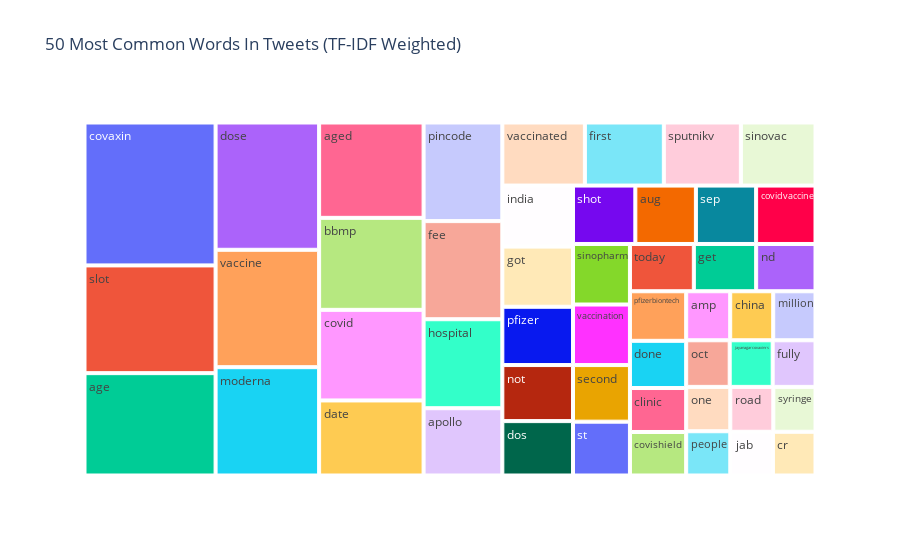

Notebook cell for this chart:
### Code cell
ut.common_words(neutral_tweets, 50)

### Figure 1 — Plotly figure (JSON) as saved in the notebook; plotly's stock layout.template omitted (floating-point values rounded to 4 significant figures)
{"data": [{"branchvalues": "total", "domain": {"x": [0, 1], "y": [0, 1]}, "hovertemplate": "labels=%{label}<br>TF-IDF Score=%{value}<br>parent=%{parent}<br>id=%{id}<extra></extra>", "ids": ["age", "aged", "amp", "apollo", "aug", "bbmp", "china", "clinic", "covaxin", "covid", "covidvaccine", "covishield", "cr", "date", "done", "dos", "dose", "fee", "first", "fully", "get", "got", "hospital", "india", "jab", "jayanagarcovaxinrs", "million", "moderna", "nd", "not", "oct", "one", "people", "pfizer", "pfizerbiontech", "pincode", "road", "second", "sep", "shot", "sinopharm", "sinovac", "slot", "sputnikv", "st", "syringe", "today", "vaccinated", "vaccination", "vaccine"], "labels": ["age", "aged", "amp", "apollo", "aug", "bbmp", "china", "clinic", "covaxin", "covid", "covidvaccine", "covishield", "cr", "date", "done", "dos", "dose", "fee", "first", "fully", "get", "got", "hospital", "india", "jab", "jayanagarcovaxinrs", "million", "moderna", "nd", "not", "oct", "one", "people", "pfizer", "pfizerbiontech", "pincode", "road", "second", "sep", "shot", "sinopharm", "sinovac", "slot", "sputnikv", "st", "syringe", "today", "vaccinated", "vaccination", "vaccine"], "name": "", "parents": ["", "", "", "", "", "", "", "", "", "", "", "", "", "", "", "", "", "", "", "", "", "", "", "", "", "", "", "", "", "", "", "", "", "", "", "", "", "", "", "", "", "", "", "", "", "", "", "", "", ""], "type": "treemap", "values": [4075.0, 3026.0, 655.3, 1609.0, 1074.0, 2919.0, 640.3, 750.9, 5690.0, 2875.0, 1053.0, 743.2, 565.4, 2382.0, 806.1, 1167.0, 4003.0, 2346.0, 1513.0, 606.4, 895.2, 1291.0, 2128.0, 1310.0, 566.0, 608.5, 629.2, 3407.0, 852.4, 1203.0, 616.1, 594.6, 593.0, 1251.0, 846.5, 2359.0, 586.8, 979.1, 1068.0, 1106.0, 1048.0, 1430.0, 4289.0, 1476.0, 931.3, 575.3, 917.6, 1581.0, 1048.0, 3692.0]}], "layout": {"legend": {"tracegroupgap": 0}, "title": {"text": "50 Most Common Words In Tweets (TF-IDF Weighted)"}}}
